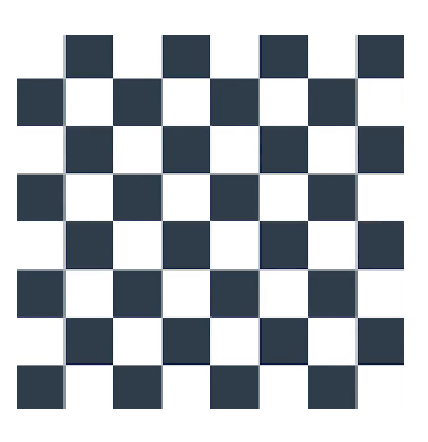
#> input picture 03 Lane Detection/02 Advanced Lane Detection/chess.png, 428 x 442 px, found by its file name
$ jupyter execute --allow-errors BasicsOfCalibration.ipynb   (shell and % lines are left out)
#> lines starting #> are read from the running program, lines starting #| are printed output that depends on the picture; after the words box and inside, x2 and y2 are one past the last pixel; in counts of white or black regions, pixels touching at a corner belong together
<a href="https://colab.research.google.com/github/stormfireuttam/Major-Project/blob/main/03%20Lane%20Detection/02%20Advanced%20Lane%20Detection/BasicsOfCalibration.ipynb" target="_parent"></a>

## Basics of Calibration

[cell 1]
import cv2
from google.colab.patches import cv2_imshow

nx = 7
ny = 7
img = cv2.imread("/content/drive/MyDrive/GOOGLE COLAB NOTEBOOKS/Major Project/chess.png")
#> img is the input picture: shape (442, 428, 3); mean B, G, R 186.1, 180.4, 175.4
cv2_imshow(img)

[cell 2]
gray = cv2.cvtColor(img, cv2.COLOR_BGR2GRAY)

success, corners = cv2.findChessboardCorners(gray, (nx, ny), None)
#> success = True; corners = 49 rows, first 8: [65.66, 77.76], [112.5, 77.91], [162.3, 77.79], [209.5, 77.93], [259.4, 77.77], [307.5, 77.91], [357.6, 77.75], [65.66, 125.5]
if success == True:
  cv2.drawChessboardCorners(img, (nx,ny), corners, success)
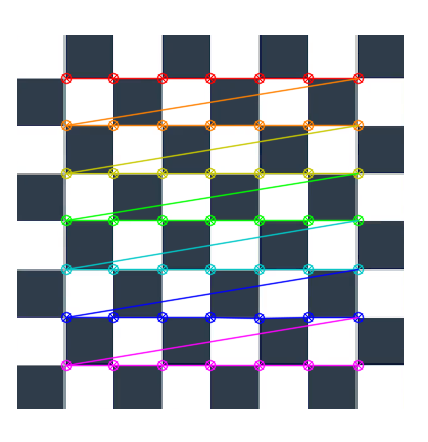
#> img: shape (442, 428, 3); 8.11% of pixels changed, all inside (x1, y1, x2, y2) = (60, 72, 365, 372)
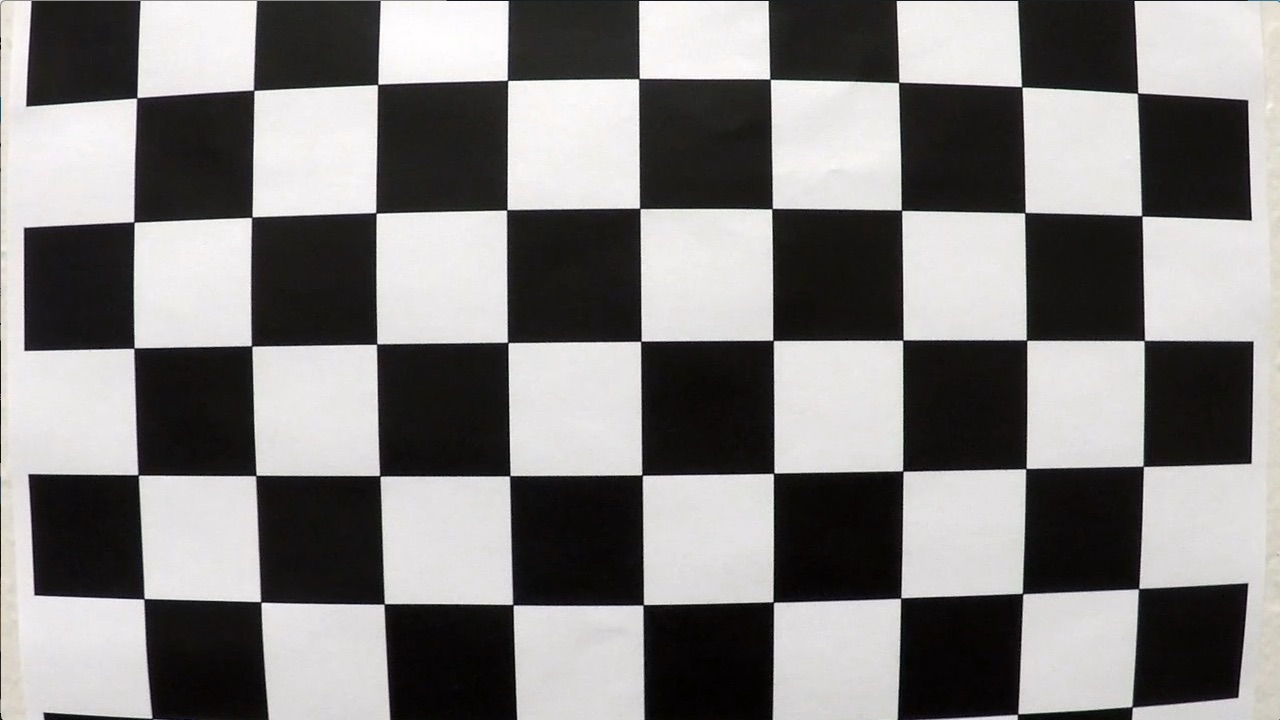
#> input picture 03 Lane Detection/camera_cal/calibration1.jpg, 1280 x 720 px
#> further down, img is the input picture: shape (720, 1280, 3); mean B, G, R 127.8, 128.4, 130.1
#> `ret, corners = cv2.findChessboardCorners(img, (9,6))`: ret = False; corners = None
  cv2_imshow(img)

[cell 3]
%cd Advanced-Lane-Lines/

[cell 4]
import numpy as np
import glob

objpoints = []
imgpoints = []

images = glob.glob("{}/*".format("camera_cal"))
print(images)

[cell 5]
objpoint = np.zeros((9*6,3), np.float32)
objpoint[:,:2] = np.mgrid[0:9,0:6].T.reshape(-1,2)

#> (the rest of this cell did not finish here and is left out)

[cell 6]
img = cv2.imread("camera_cal/calibration17.jpg")
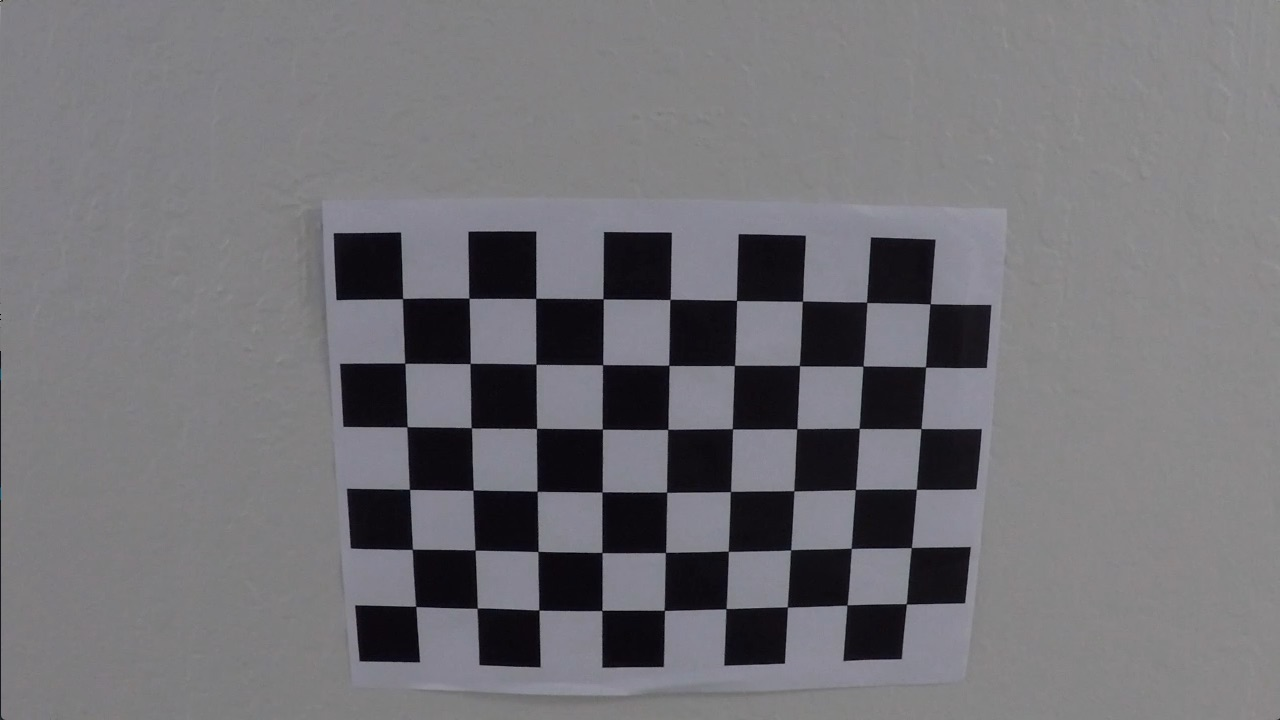
#> input picture 03 Lane Detection/camera_cal/calibration17.jpg, 1280 x 720 px, found by its file name
#> img is the input picture: shape (720, 1280, 3); mean B, G, R 118, 113.8, 114.9
#> (the rest of this cell did not finish here and is left out)
